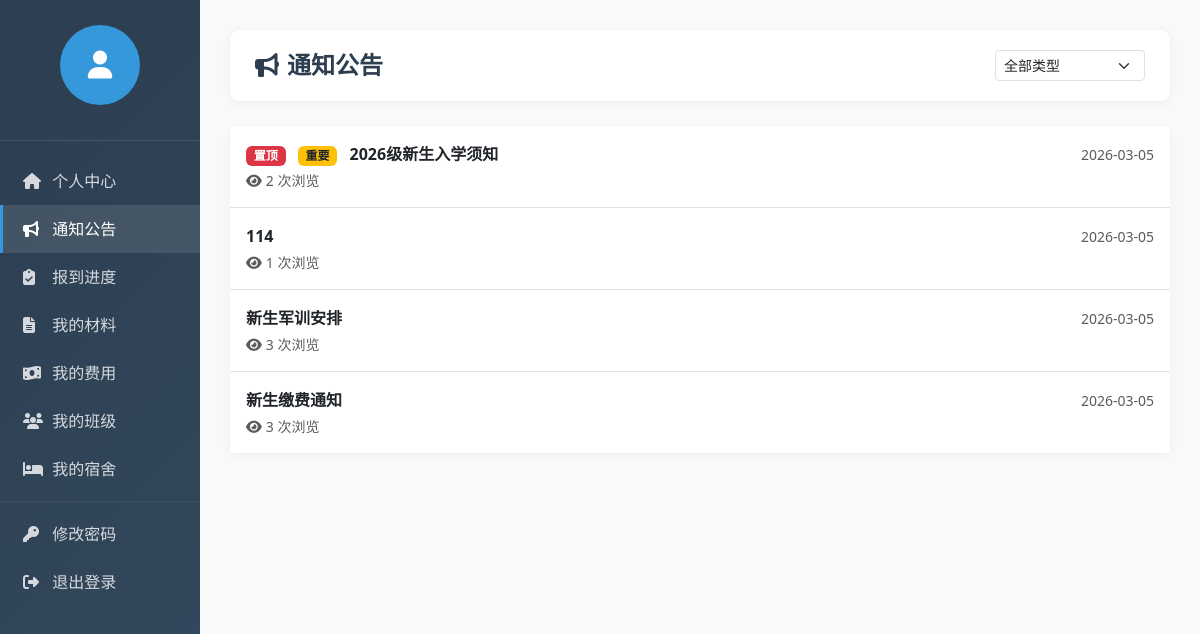
Page /announcements/ on the committed database.
### students/models.py (models this page shows, shortened)
class Announcement(models.Model):
    TYPE_CHOICES = [
        ('notice', '通知'),
        ('news', '新闻'),
        ('guide', '指南'),
        ('important', '重要公告'),
    ]
    title = models.CharField('标题', max_length=200)
    content = models.TextField('内容')
    announcement_type = models.CharField('类型', max_length=20, choices=TYPE_CHOICES, default='notice')
    is_top = models.BooleanField('置顶', default=False)
    is_published = models.BooleanField('已发布', default=True)
    author = models.CharField('发布人', max_length=50, blank=True)
    view_count = models.IntegerField('浏览次数', default=0)
    publish_date = models.DateTimeField('发布时间', auto_now_add=True)
    updated_at = models.DateTimeField('更新时间', auto_now=True)
    class Meta:
        verbose_name = '通知公告'
        verbose_name_plural = '通知公告管理'
        ordering = ['-is_top', '-publish_date']

### students/views.py (the view)
# urls.py: path('announcements/', views.announcement_list, name='announcement_list'),
def announcement_list(request):
    announcements = Announcement.objects.filter(is_published=True)
    ann_type = request.GET.get('type', '')
    if ann_type:
        announcements = announcements.filter(announcement_type=ann_type)
    paginator = Paginator(announcements, 10)
    page_number = request.GET.get('page')
    page_obj = paginator.get_page(page_number)
    context = {
        'page_obj': page_obj,
        'current_type': ann_type,
        'type_choices': Announcement.TYPE_CHOICES,
    }
    return render(request, 'students/announcement_list.html', context)

### templates/students/announcement_list.html (shortened to what this page needs)
{% extends 'students/student_base.html' %}
{% block content %}
<div class="page-header d-flex justify-content-between align-items-center">
    <h4 class="page-title"><i class="fas fa-bullhorn me-2"></i>通知公告</h4>
    <div>
        <select class="form-select form-select-sm" style="width: 150px;" onchange="location.href='?type='+this.value">
            <option value="">全部类型</option>
        </select>
    </div>
</div>
<div class="card">
    <div class="card-body p-0">
        <div class="list-group list-group-flush">
            {% for ann in page_obj %}
                <a href="{% url 'students:announcement_detail' ann.pk %}" class="list-group-item list-group-item-action py-3">
                    <div class="d-flex w-100 justify-content-between align-items-center">
                        <div>
                            {% if ann.is_top %}
                                <span class="badge bg-danger me-2">置顶</span>
                            {% endif %}
                            {% if ann.announcement_type == 'important' %}
                                <span class="badge bg-warning text-dark me-2">重要</span>
                            {% endif %}
                            <span class="fw-bold">{{ ann.title }}</span>
                        </div>
                        <small class="text-muted">{{ ann.publish_date|date:"Y-m-d" }}</small>
                    </div>
                    <small class="text-muted mt-1 d-block">
                        <i class="fas fa-eye me-1"></i>{{ ann.view_count }} 次浏览
                    </small>
                </a>
            {% empty %}
                <div class="text-center py-5 text-muted">
                    <i class="fas fa-inbox fa-3x mb-3"></i>
                    <p>暂无通知公告</p>
                </div>
            {% endfor %}
        </div>
    </div>
</div>
{% endblock %}

### templates/students/student_base.html (style rules this page uses)
:root { --primary-color: #3498db; --secondary-color: #2ecc71; --dark-color: #2c3e50; }
body { background-color: #f8f9fa; }
.page-header { background: #fff; padding: 20px 25px; border-radius: 10px; box-shadow: 0 2px 10px rgba(0,0,0,0.05); margin-bottom: 25px; }
.page-title { margin: 0; color: var(--dark-color); font-weight: 600; }
.card { border: none; border-radius: 10px; box-shadow: 0 2px 10px rgba(0,0,0,0.05); }

### rows in the picture
Announcement: is_top "置顶", announcement_type "重要", title "2026级新生入学须知", publish_date "2026-03-05", view_count "2"
Announcement: title "114", publish_date "2026-03-05", view_count "1"
Announcement: title "新生军训安排", publish_date "2026-03-05", view_count "3"
Announcement: title "新生缴费通知", publish_date "2026-03-05", view_count "3"
